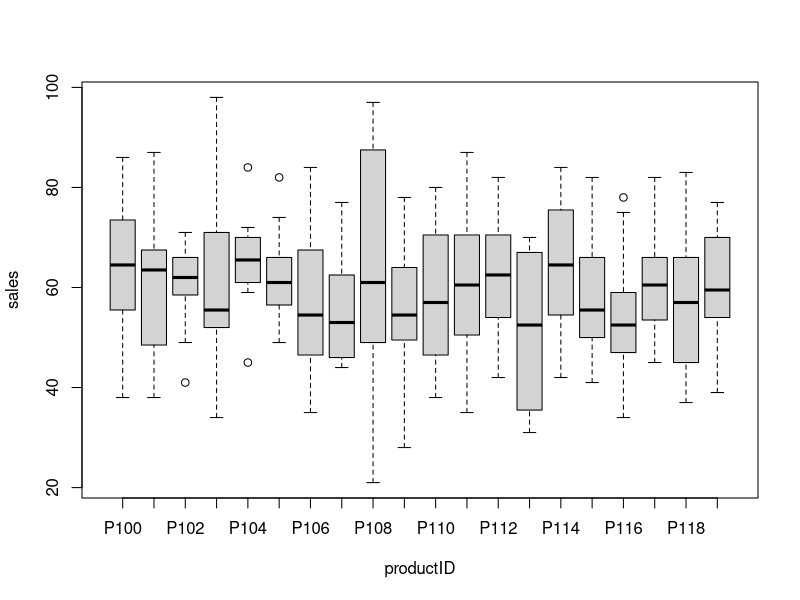
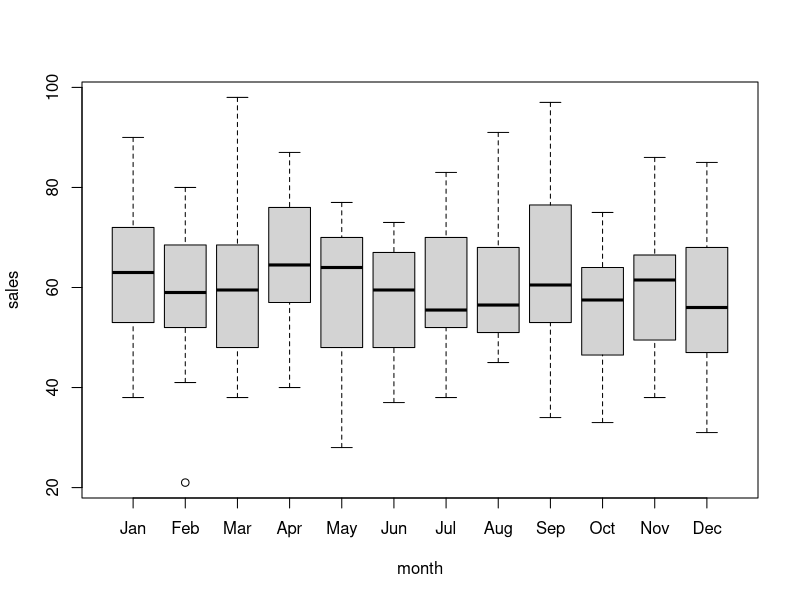
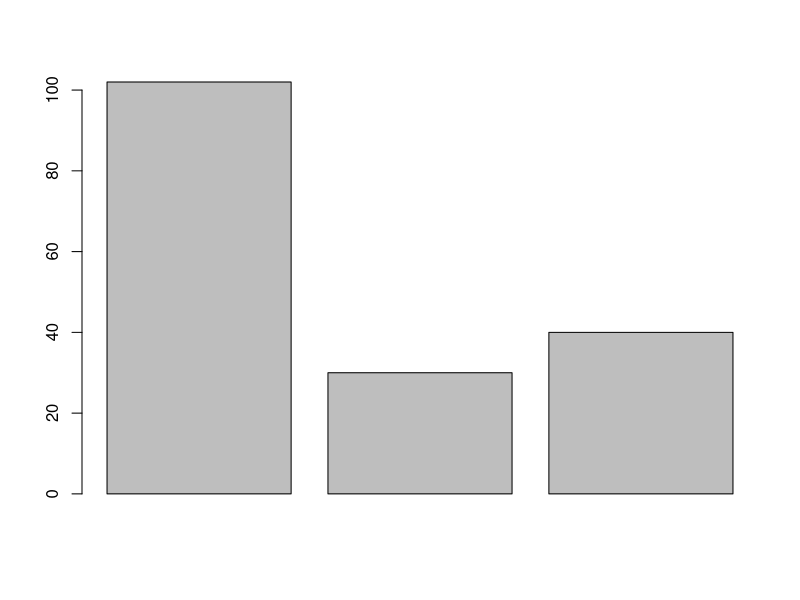
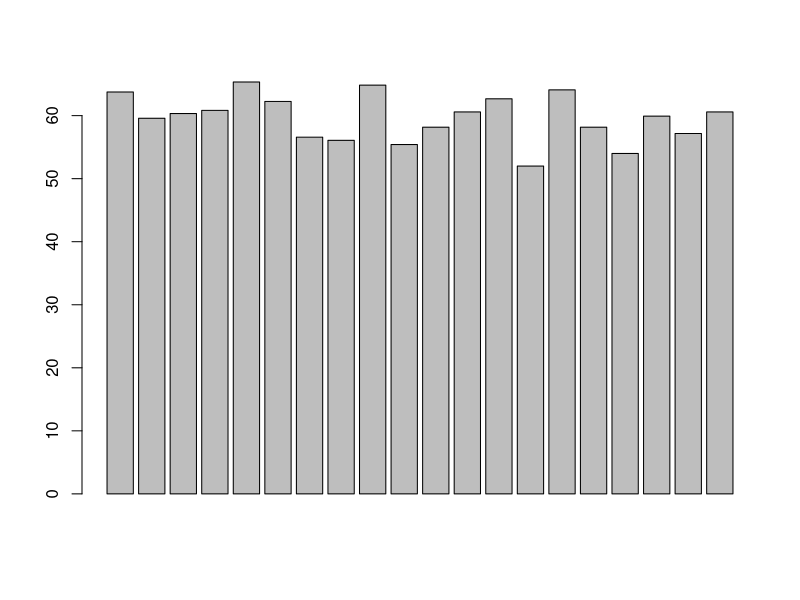
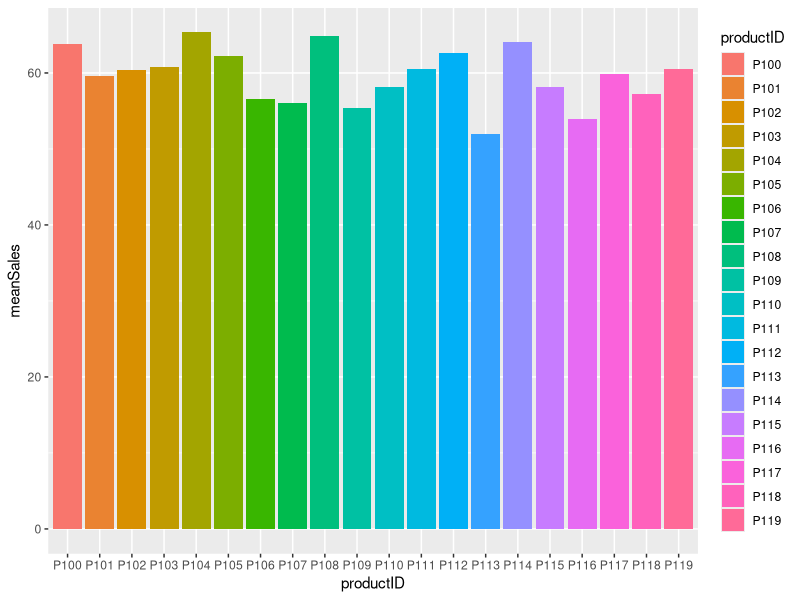
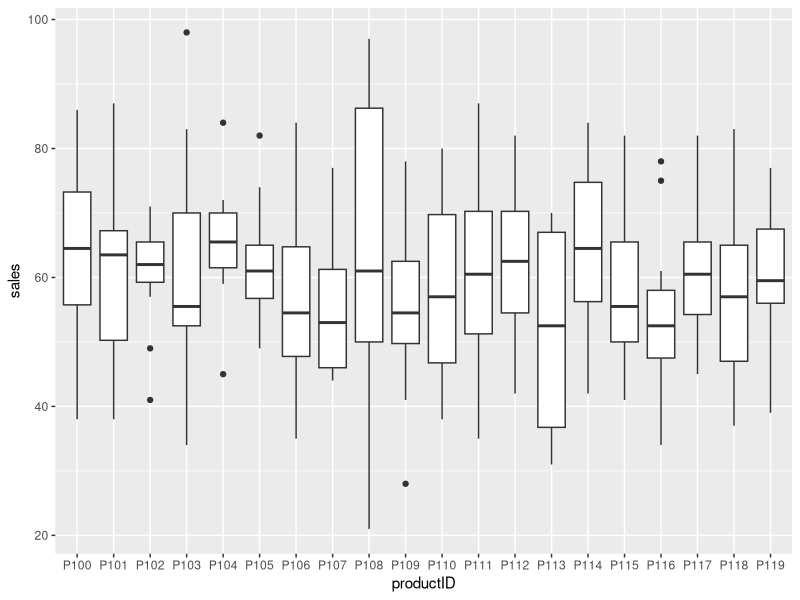
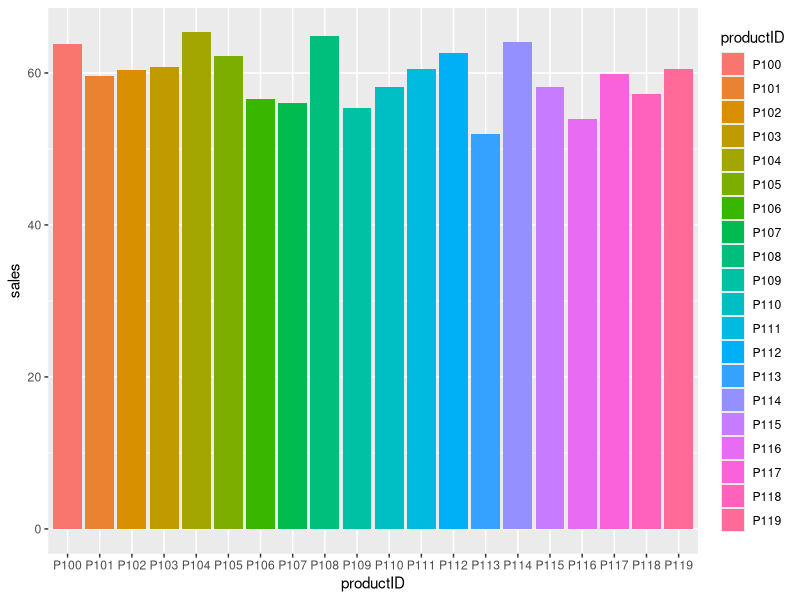
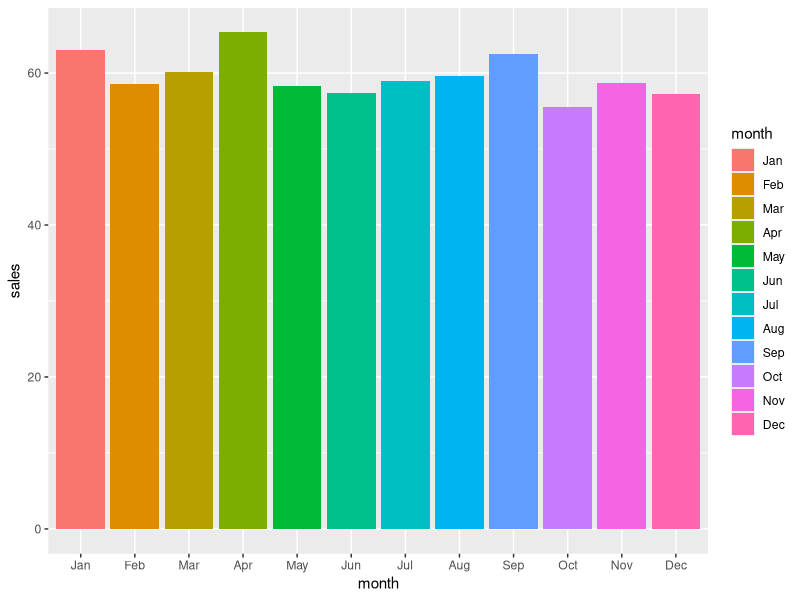

Source code (R) for these figures, in order:
#webminar 3 - 20 Jan 2019
#Data Creation, Summarisation and Visualisation
library(dplyr)
library(ggplot2)

#Data Creation
#create a Data Frame

(productID = paste('P', 100:119, sep=''))
month.abb[1:12]
(months = month.abb[1:12])
#create a structure - each product & every month
df = expand.grid(productID, months)
names(df)
head(df)
names(df) = c('productID', 'month')
head(df); nrow(df)
#check how many rows created for each product
table(df$productID); table(df$month)
#20 products, 12 months
#create column of values for sales figures
df$sales = round(rnorm(20 * 12 , mean=60, sd=15),0)
df

#summarise - productwise, monthwise - min, max, average, sd, sum
str(df)  #see the structure 

#base functions
aggregate(sales ~ productID, data=df, FUN=sum )
#user defined functions
myfunction <- function(x){cbind( sum(x),   mean(x), max(x), min(x))}
aggregate(sales ~ productID, data=df, FUN=myfunction )

#using package - dplyr
library(dplyr)

df %>% group_by(productID) %>% summarise(n=n(), mean(sales))
df %>% group_by(productID) %>% summarise(meanSales = mean(sales), maxSales= max(sales), minSales= min(sales))

df %>% group_by(productID) %>% summarise_if(is.numeric, c(Mean= mean, Min= min, Max= max, SD= sd))
#monthwise
df %>% group_by(month) %>% summarise_if(is.numeric, c(Mean= mean, Min= min, Max= max, SD= sd))

#how many months sales was more than mean for each product
totalMean = mean(df$sales)
df %>% filter(sales >= totalMean) 
df %>% filter(sales >= totalMean) %>% group_by(productID) %>% tally()


#other dplyr functions
#select

#sample

#mutate




#how many times, sales > mean sales of their own product
#productwise mean, compare, count
library(purrr)
library(tidyr)
#advanced techniques

#graphs

boxplot(sales ~ productID, data=df)
boxplot(sales ~ month, data=df)

df %>% group_by(productID) %>% summarise(meanSales = mean(sales)) -> group1
barplot(c(102,30,40))
group1
barplot(group1$meanSales)


#ggplot

ggplot(group1, aes(x=productID, y=meanSales, fill=productID)) + geom_bar(stat='identity')

ggplot(df, aes(x=productID, y=sales)) + geom_boxplot()

ggplot(df) +  geom_bar(aes(productID, sales, fill = productID), position = "dodge", stat = "summary", fun.y = "mean")

ggplot(df) +  geom_bar(aes(month, sales, fill = month), position = "dodge", stat = "summary", fun.y = "mean")

ggplot(df) +  geom_bar(aes(month, sales, fill = month), position = "dodge", stat = "summary", fun.y = c("min"))

                       